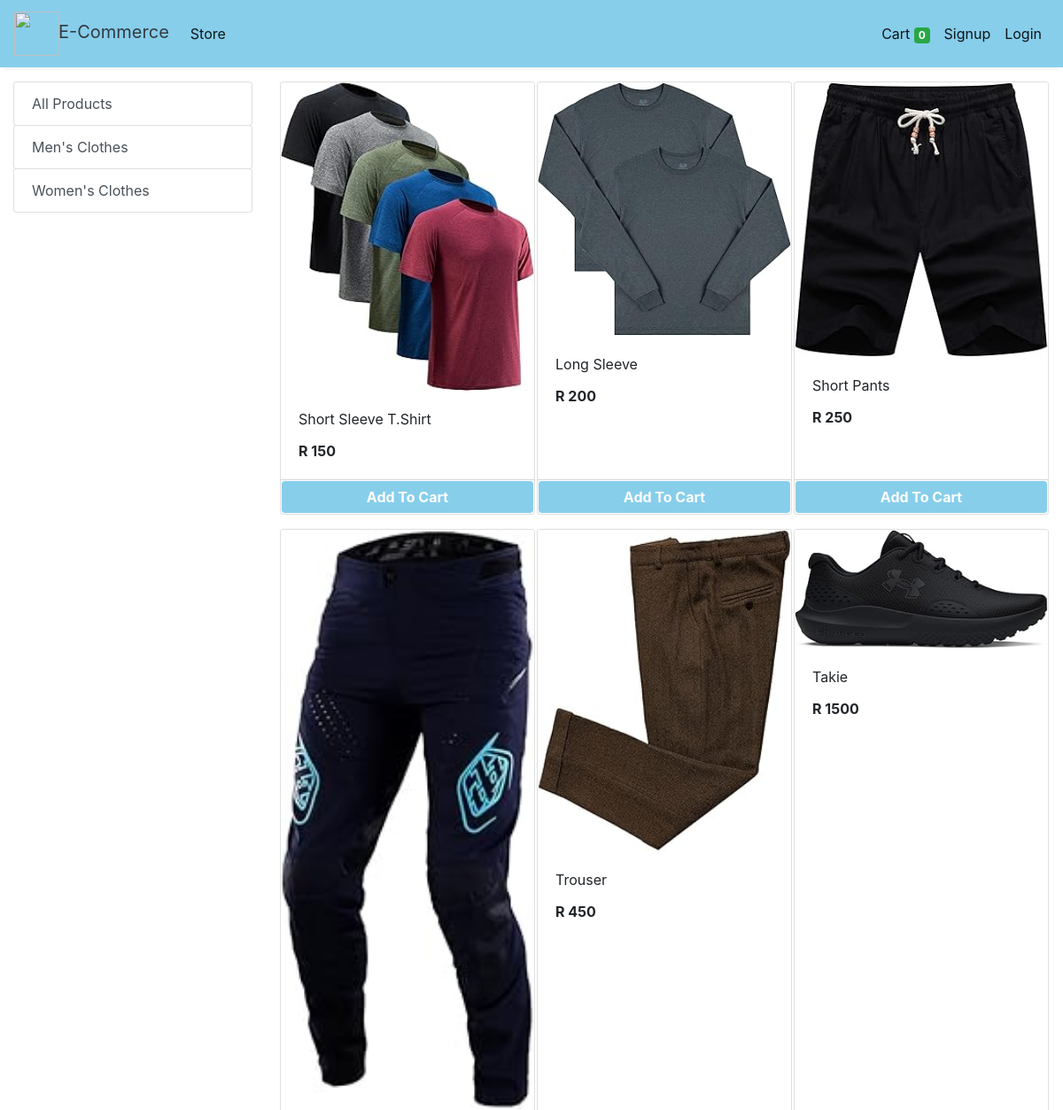
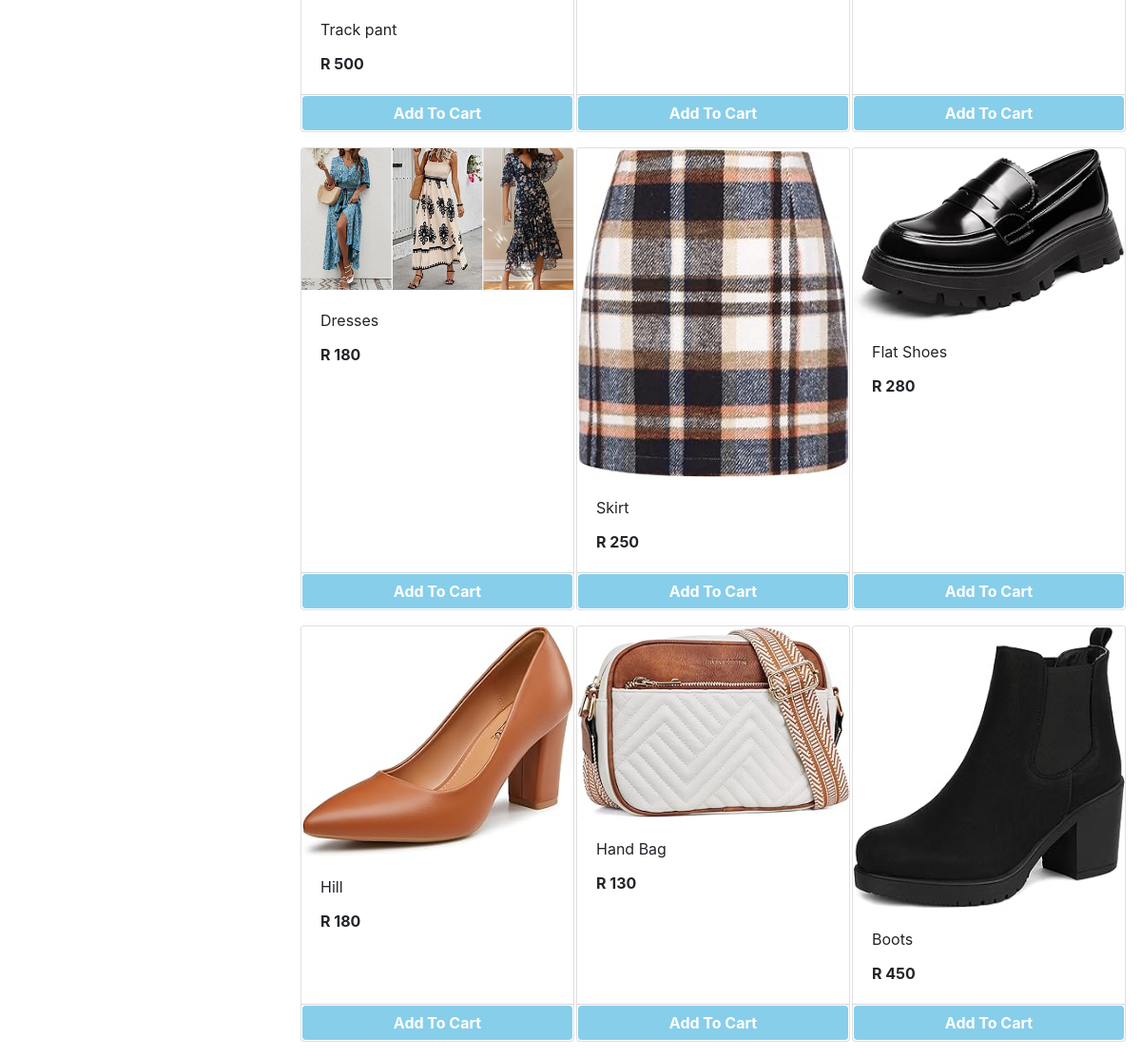
The app's page /store with its own data (2 pictures, top to bottom).
### store/models/category.py (models this page shows, shortened)
class Category(models.Model):
    name= models.CharField(max_length=50)
    @staticmethod
    def get_all_categories():
        return Category.objects.all()

### store/models/product.py (models this page shows, shortened)
class Products(models.Model):
    name = models.CharField(max_length=60)
    price= models.IntegerField(default=0)
    category= models.ForeignKey(Category,on_delete=models.CASCADE,default=1 )
    description= models.CharField(max_length=250, default='', blank=True, null= True)
    image= models.ImageField(upload_to='uploads/products/')
    @staticmethod
    def get_all_products():
        return Products.objects.all()

### store/views/home.py (the view)
# urls.py: path('' , include('store.urls'))
def store(request):
    cart = request.session.get('cart')
    if not cart:
        request.session['cart'] = {}
    products = None
    categories = Category.get_all_categories()
    categoryID = request.GET.get('category')
    if categoryID:
        products = Products.get_all_products_by_categoryid(categoryID)
    else:
        products = Products.get_all_products();
    data = {}
    data['products'] = products
    data['categories'] = categories
    print('you are : ', request.session.get('email'))
    return render(request, 'index.html', data)

### store/templatetags/cart.py (called while the page is built)
@register.filter (name='is_in_cart')
def is_in_cart(product, cart):
    keys = cart.keys ()
    for id in keys:
        if int (id) == product.id:
            return True
    return False;

### store/templatetags/custom_filter.py (called while the page is built)
@register.filter(name='currency')
def currency(number):
    return "R "+str(number)

### store/templates/index.html (shortened to what this page needs)
{% extends 'base.html' %}
{% block content %}
{% load cart %}
{% load custom_filter %}
<div class="container-fluid mt-3">
	<div class="row">
		<div class="col-lg-3 mx-auto">
			<div class="list-group">
				<a href="/" class="list-group-item list-group-item-action btn btn-outline-success">All Products</a>
				{% for category in categories %}
				<a href="/?category={{category.id}}"
					class="list-group-item list-group-item-action btn btn-outline-success ">{{category.name}}</a>
				{% endfor %}
			</div>
		</div>
		<div id='products' class="col-lg-9 mx-auto">
			<div class="row mx-auto">
				{% for product in products %}
				<div class="card mx-auto mb-3" id={{product.id}} style="width: 18rem;">
					<img class="card-img-top" src="{{product.image.url}}" alt="Card image cap">
					<div class="card-body">
						<p class="card-title">{{product.name}}</p>
						<p class="card-text"><b>{{product.price|currency}}</b></p>
					</div>
					<div class="card-footer p-0 no-gutters">
						{% if product|is_in_cart:request.session.cart %}
						<div class="row no-gutters">
							<form action="/#{{product.id}}" class="col-2 " method="post">
								{% csrf_token %}
								<input hidden type="text" name='product' value='{{product.id}}'>
								<input hidden type="text" name='remove' value='True'>
								<input type="submit" value=" - " class="btn btn-block btn-success border-right">
							</form>
							<div class="text-center col btn btn-success">{{product|cart_quantity:request.session.cart}} in Cart</div>
							<form action="/#{{product.id}}" class="col-2 " method="post">
								{% csrf_token %}
								<input hidden type="text" name='product' value='{{product.id}}'>
								<input type="submit" value=" + " class="btn btn-block btn-success border-left">
							</form>
						</div>
						{% else %}
						<form action="/#{{product.id}}" method="POST" class="btn-block">
							<input type="submit" class="float-right btn btn-success form-control" style="background-color:skyblue;border-color: white;font-weight: bolder;"
                    value="Add To Cart">
						</form>
						{% endif %}
					</div>
				</div>
				{% endfor %}
			</div>
		</div>
	</div>
</div>
{% endblock %}

### store/templates/base.html (shortened to what this page needs)
<!doctype html>
<html lang="en">
  {% load static %}
<head>
  <link rel="stylesheet" href="https://maxcdn.bootstrapcdn.com/bootstrap/4.0.0/css/bootstrap.min.css"
>
</head>
<body>
<nav class="one-edge-shadow
  navbar navbar-light
  sticky-top navbar
  navbar-expand-lg
  text-white">
    <a class="navbar-brand ms-3 text-dark " href="/">
    <link rel="stylesheet" href="https://use.fontawesome.com/releases/v5.7.0/css/all.css">
    <img src="https://www.freepnglogos.com/uploads/shopping-cart-png/shopping-cart-svg-png-icon-download-28.png" style="width:50px;height:50px;color:text-light;">E-Commerce</a>
    <div class="collapse navbar-collapse" id="navbarSupportedContent">
      <ul class="navbar-nav mr-auto">
        <li class="nav-item active">
          <a class="nav-link" href="/store">Store <span class="sr-only">(current)</span></a>
        </li>
          </ul>
      <ul class=" navbar-nav my-2 my-lg-0">
        <li class="nav-item active">
          <a class="nav-link" href="/cart">Cart
            <span class="badge badge-success">{{request.session.cart.keys|length}}</span>
            <span class="sr-only">(current)</span></a>
        </li>
        {% if request.session.customer %}
        <li class="nav-item active ">
          <a class="nav-link" href="/orders">Orders<span class="sr-only">(current)</span></a>
        </li>
        <li class="nav-item active ">
          <a class="nav-link" href="/logout">Logout<span class="sr-only">(current)</span></a>
        </li>
        {% else %}
        <li class="nav-item active">
          <a class="nav-link" href="/signup">Signup<span class="sr-only">(current)</span></a>
        </li>
        <li class="nav-item active">
          <a class="nav-link" href="/login">Login<span class="sr-only">(current)</span></a>
        </li>
        {% endif %}
      </ul>
    </div>
  </nav>
  {% block content %}{% endblock %}
</body>
</html>

### store/templates/base.html (style rules this page uses)
nav { background-color: skyblue; }
.one-edge-shadow { box-shadow: 0 8px 2px -5px rgb(246, 245, 245); }

### records on screen
Category: name "Men's Clothes"
Category: name "Women's Clothes"
Products: {{ product.id }} 1 (drawn), image (picture), name "Short Sleeve T.Shirt", price "R 150"
Products: image (picture), name "Long Sleeve", price "R 200"
Products: image (picture), name "Short Pants", price "R 250"
Products: image (picture), name "Track pant", price "R 500"
Products: image (picture), name "Trouser", price "R 450"
Products: image (picture), name "Takie", price "R 1500"
Products: image (picture), name "Dresses", price "R 180"
Products: image (picture), name "Skirt", price "R 250"
Products: image (picture), name "Flat Shoes", price "R 280"
Products: image (picture), name "Hill", price "R 180"
Products: {{ product.id }} 18 (drawn), image (picture), name "Hand Bag", price "R 130"
Products: image (picture), name "Boots", price "R 450"

### other values on screen
{{ request.session.cart.keys|length }} "0"
